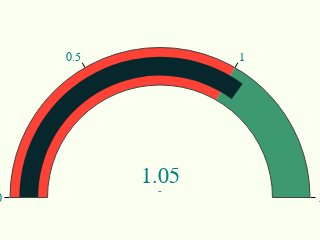

The cell this chart's notebook holds for it:
### Code cell
fig_cv = go.Figure(go.Indicator(
    mode="gauge+number+delta",
    value=1.05,
    number={"font": {"size": 22, 'color': "#008080", 'family': "Arial"}, "valueformat": "#,##0"},
    domain={'x': [0, 1], 'y': [0, 1]},
    gauge={
        'axis': {'range': [None, 1.5], 'tickwidth': 1, 'tickcolor': "black"},
        'bar': {'color': "#06282d"},
        'bgcolor': "white",
        'steps': [
            {'range': [0, 1], 'color': '#FF4136'},
            {'range': [1, 1.5], 'color': '#3D9970'}]}))

fig_cv.update_layout(paper_bgcolor="#fbfff0", font={'color': "#008080", 'family': "Arial"}, height=135, width=250,
                        margin=dict(l=10, r=10, b=15, t=20))

### Figure 1 — Plotly figure (JSON) as saved in the notebook; plotly's stock layout.template omitted (floating-point values rounded to 4 significant figures)
{"data": [{"domain": {"x": [0, 1], "y": [0, 1]}, "gauge": {"axis": {"range": [null, 1.5], "tickcolor": "black", "tickwidth": 1}, "bar": {"color": "#06282d"}, "bgcolor": "white", "steps": [{"color": "#FF4136", "range": [0, 1]}, {"color": "#3D9970", "range": [1, 1.5]}]}, "mode": "gauge+number+delta", "number": {"font": {"color": "#008080", "family": "Arial", "size": 22}, "valueformat": "#,##0"}, "type": "indicator", "value": 1.05}], "layout": {"font": {"color": "#008080", "family": "Arial"}, "height": 135, "margin": {"b": 15, "l": 10, "r": 10, "t": 20}, "paper_bgcolor": "#fbfff0", "width": 250}}
